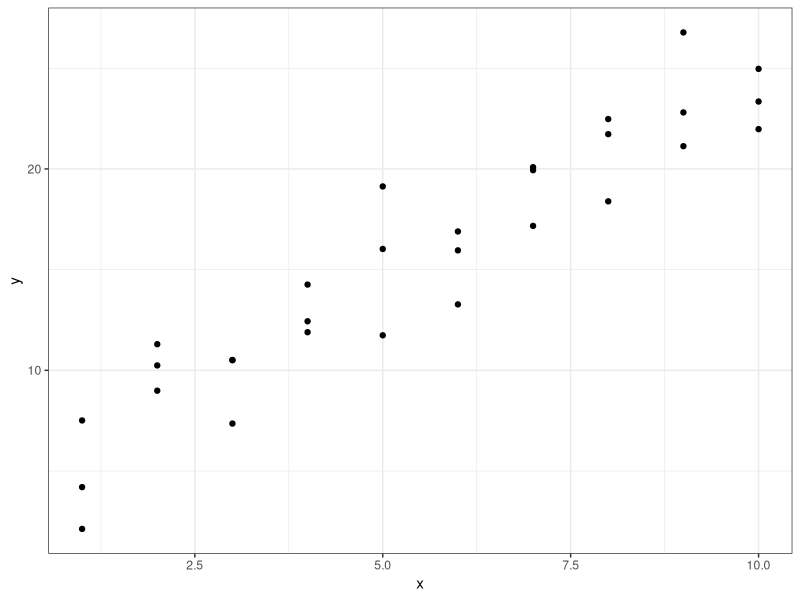
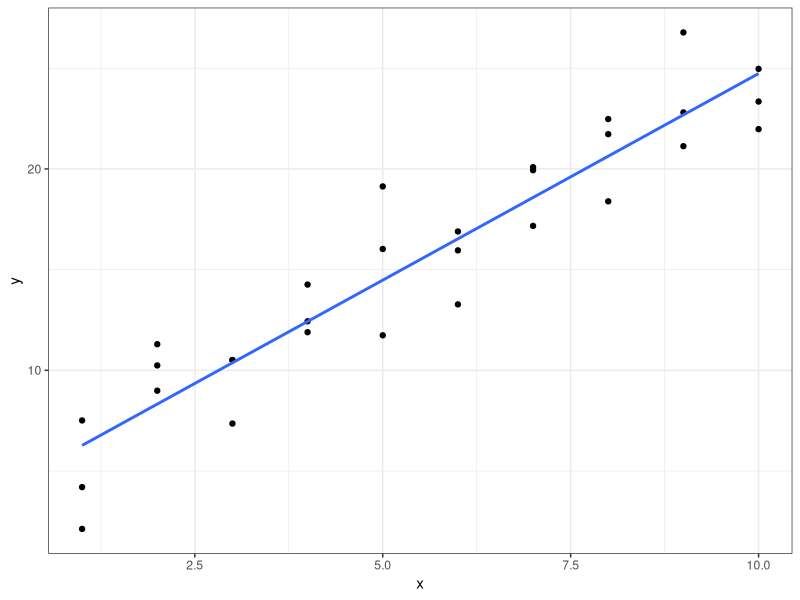
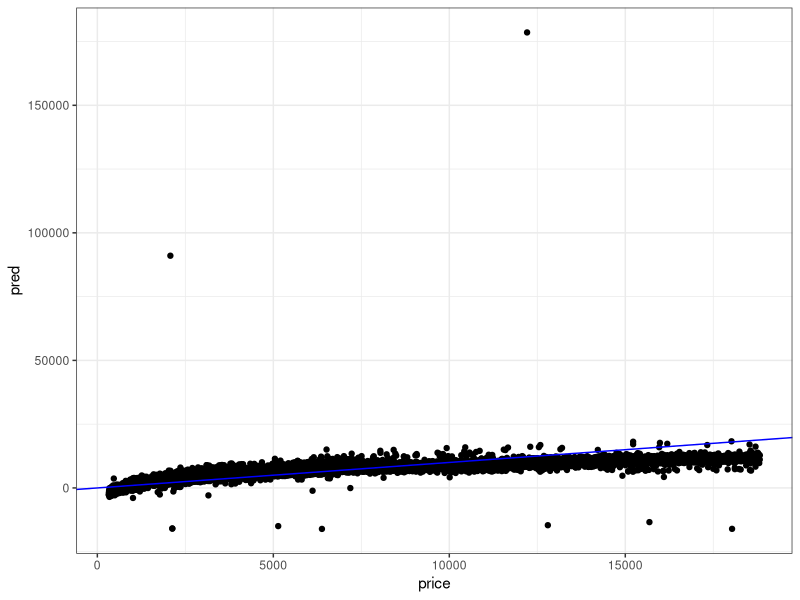
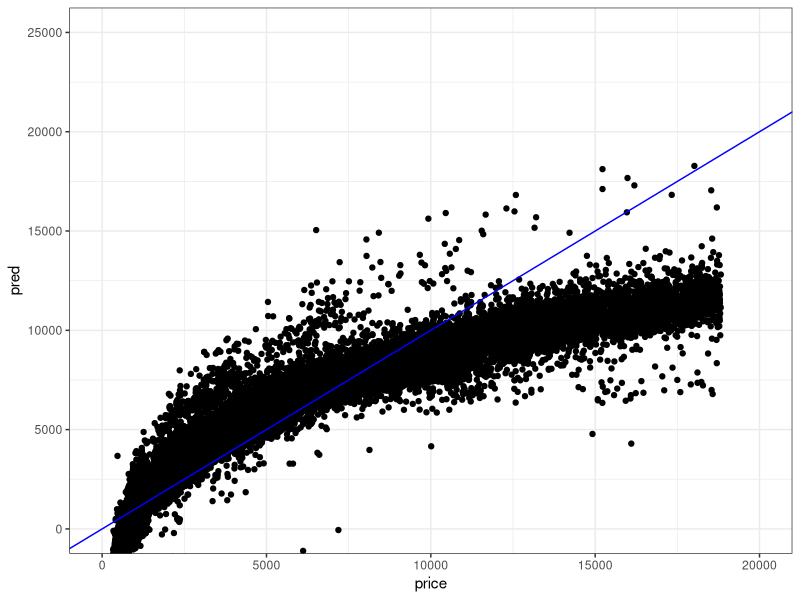
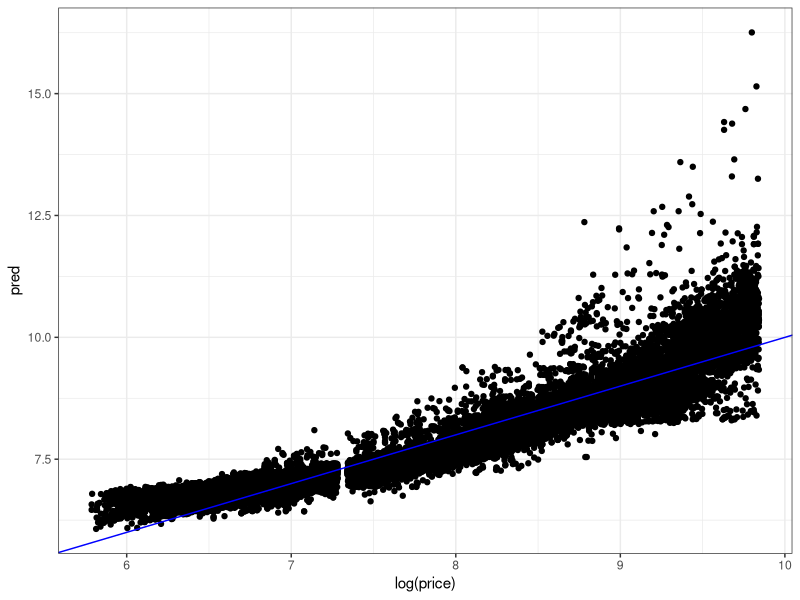
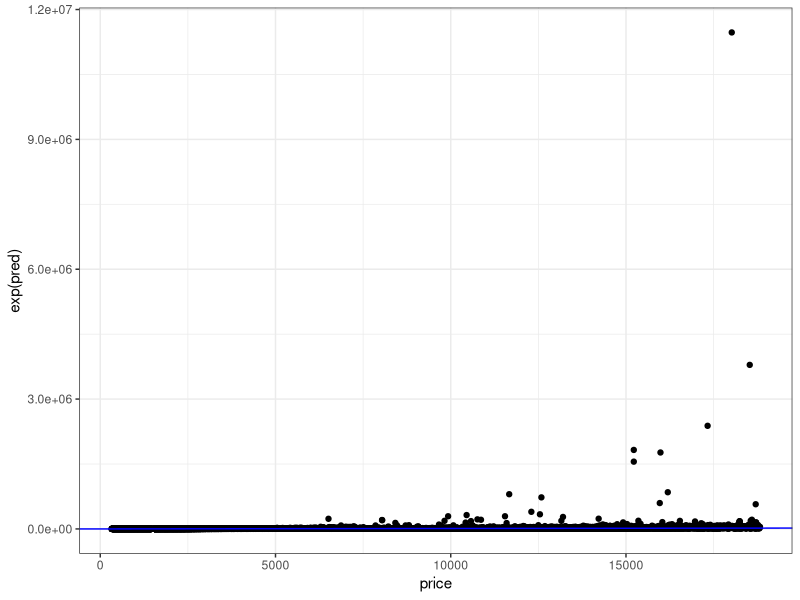

Here is the R script that generated these plots, in order:
## ---- chunk 1
library(tidyverse)

# install.packages("recipes")
# install.packages("caret")

library(recipes)
library(caret)
## ---- chunk 2
# install.packages("modelr")

dados <- modelr::sim1
dados

ggplot(dados, aes(x, y)) +
  geom_point() +
  theme_bw()
## ---- chunk 3
ggplot(dados, aes(x, y)) +
  geom_point() +
  geom_smooth(method = "lm", se = FALSE) +
  theme_bw()
## ---- chunk 4
ajuste <- lm(y ~ x, dados)
summary(ajuste)
## ---- chunk 5
novas_obs <- data.frame(x = c(1, 2, 4, 10))
predict(ajuste, novas_obs)
## ---- chunk 6
knitr::include_graphics("https://raw.githubusercontent.com/tidymodels/recipes/master/recipes_hex_thumb.png")
## ---- chunk 7
diamantes <- ggplot2::diamonds
glimpse(diamantes)

# Vamos transformar as variáveis ordinais em categóricas

diamantes <- diamantes %>%
  mutate(
    cut = as.character(cut),
    color = as.character(color),
    clarity = as.character(clarity)
  )
## ---- chunk 8
receita <- recipe(price ~ ., data = diamantes) %>%
  step_dummy(all_nominal()) %>%
  step_nzv(all_predictors()) %>%
  step_corr(all_predictors())

prep <- prep(receita, diamantes)

base_treino <- bake(prep, diamantes)

ajuste <- lm(price ~ ., base_treino)
summary(ajuste)
## ---- chunk 9
set.seed(20032019)

modelo <- train(
  receita, 
  diamantes, 
  method = "lm",
  trControl = trainControl(method = "cv", number = 5)
)

modelo

# Para acessar o modelo final
summary(modelo$finalModel)

# Função para avaliar a "importância" de cada preditor
varImp(modelo)
## ---- chunk 10
# Valores obs vs pred
diamantes %>% 
  mutate(pred = predict(modelo, diamantes)) %>% 
  ggplot(aes(y = pred, x = price)) +
  geom_point() +
  geom_abline(intercept = 0, slope = 1, color = "blue") +
  theme_bw()

diamantes %>% 
  mutate(pred = predict(modelo, diamantes)) %>% 
  ggplot(aes(y = pred, x = price)) +
  geom_point() +
  geom_abline(intercept = 0, slope = 1, color = "blue") +
  theme_bw() +
  coord_cartesian(x = c(0, 20000), ylim = c(0, 25000))

diamantes %>% 
  mutate(pred = predict(modelo, diamantes)) %>% 
  arrange(desc(pred)) %>% 
  View()
## ---- chunk 11
diamantes <- diamantes %>% 
  mutate(
    depth2 = round(2 * z / (x + y), 3)*100, 
    teste = near(depth, depth2, tol = 1)
  ) %>% 
  filter(teste == TRUE) %>% 
  select(-depth2, -teste)

receita <- recipe(price ~ . , data = diamantes) %>%
  step_dummy(all_nominal(), -all_outcomes()) %>%
  step_nzv(all_predictors()) %>%
  step_corr(all_predictors()) %>%
  step_log(all_outcomes())

modelo <- train(
  receita, 
  diamantes, 
  method = "lm", 
  trControl = trainControl(method = "cv", number = 5)
)

modelo
## ---- chunk 12
# Valores obs vs pred 
diamantes %>% 
  mutate(pred = predict(modelo, diamantes)) %>% 
  ggplot(aes(y = pred, x = log(price))) +
  geom_point() +
  geom_abline(intercept = 0, slope = 1, color = "blue") +
  theme_bw()

# Valores obs vs pred 
diamantes %>% 
  mutate(pred = predict(modelo, diamantes)) %>% 
  ggplot(aes(y = exp(pred), x = price)) +
  geom_point() +
  geom_abline(intercept = 0, slope = 1, color = "blue") +
  theme_bw()

